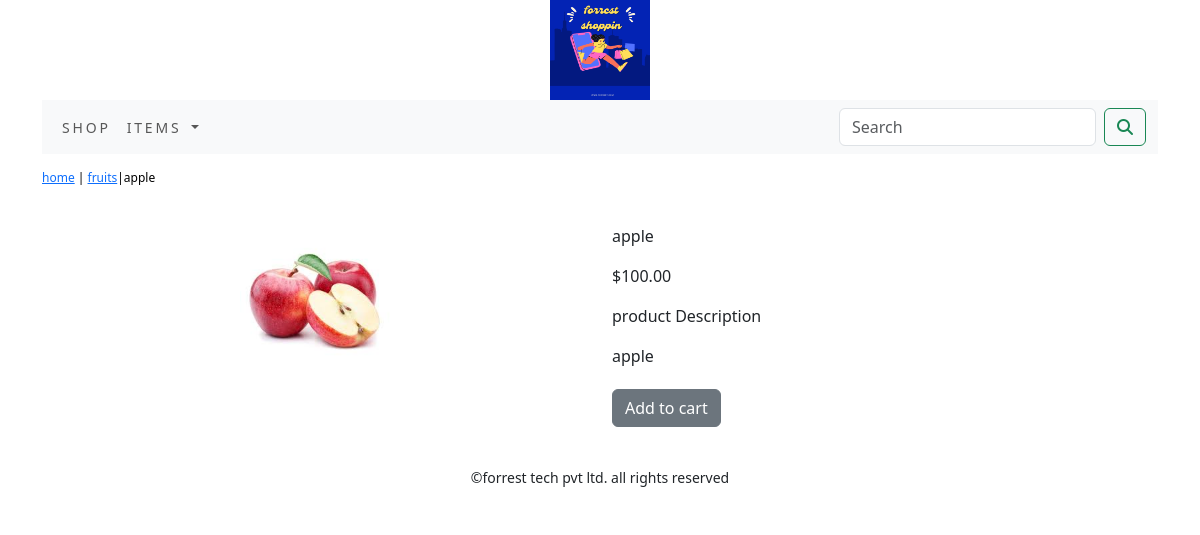
The page /shop/fruits/apple/ on the database its author committed.
### shop/models.py (models this page shows, shortened)
class Product(models.Model):
    objects = None
    name=models.CharField(max_length=250,unique=True)
    slug=models.SlugField(max_length=250,unique=True)
    description=models.TextField(blank=True)
    price=models.DecimalField(max_digits=10,decimal_places=2)
    category=models.ForeignKey(Category,on_delete=models.CASCADE)
    image=models.ImageField(upload_to='product',blank=True)
    stock=models.IntegerField(blank=True)
    available=models.BooleanField(default=True)
    created=models.DateTimeField(auto_now_add=True)
    updated=models.DateTimeField(auto_now=True)
    class Meta:
        ordering=('name',)
        verbose_name='product'
        verbose_name_plural='products'

class Category(models.Model):
    objects = None
    name=models.CharField(max_length=250,unique=True)
    slug=models.SlugField(max_length=250,unique=True)
    description=models.TextField(blank=True)
    image=models.ImageField(upload_to='primary',unique=True)
    class Meta:
        ordering=('name',)
        verbose_name='category'
        verbose_name_plural='categories'
    def get_url(self):
        return reverse('shop:product_by_category',args=[self.slug])
    def __str__(self):
        return '{}'.format(self.name)

### shop/views.py (the view)
# urls.py: path('<slug:c_slug>/<slug:product_slug>/',views.proDetail,name='prodCatdetail'),
def proDetail(request,c_slug,product_slug):
    try:
        product=Product.objects.get(category__slug=c_slug,slug=product_slug)
    except Exception as e:
        raise e
    return render(request,'product.html',{'product':product})

### cart/context_processors.py (called while the page is built)
def counter(request):
    item_count=0
    if 'admin' in request.path:
        return {}
    else:
        try:
            cart=Cart.objects.filter(cart_id=_cart_id(request))
            car_items=CartItem.objects.all().filter(cart=cart[:1])
            for cart_item in car_items:
                item_count += cart_item.quantity
        except Cart.DoesNotExist:
            item_count =0
    return dict(item_count=item_count)

### cart/views.py (called while the page is built)
def _cart_id(request):
    cart=request.session.session_key
    if not cart:
        cart=request.session.create()
    return cart

### shop/context_processors.py (called while the page is built)
def menu_links(request):
    links=Category.objects.all()
    return dict(links=links)

### templates/product.html (shortened to what this page needs)
{% extends 'base.html' %}
{% load static %}
{% block content %}
<div class="row my_prod_row_class">
        <div class="mx_auto">
                <P><a href="{% url 'shop:allProdCat' %}">home</a> | <a href="{{product.category.get_url}}">{{product.category}}</a>|{{product.name}}</P>
        </div>
    <div class="container">
<br>
<div class="row">
        <div class="col-12 col-sm-12 col-md-12 col-lg-6 text-center">
            <div style="mi-width:18rem">
                <img src="{{product.image.url}}" alt="{{product.name}}" width="150">
            </div>
        </div>
        <div class="col-12 col-sm-12 col-md-12 col-lg-6">
            <div>
            <h1 class="my_prod_title">{{product.name}}</h1>
            <p>${{product.price}}</p>
            <p class="my-title">product Description</p>
            <p class="text-justify my_prod_text">{{product.description}}</p>
            {% if product.stock <= 0 %}
            <p class="text-justify my_prod_text"><b>Out of stock</b></p>
            {% else %}
            <a  href="{% url 'cart:add_cart' product.id %} "  class="btn btn-secondary btn-block my_custom_button">Add to cart</a>
            {% endif %}
        </div>
    </div>
    </div>
</div>
    </div>
    {% endblock %}

### static/css/custom.css (style rules this page uses)
body { font-family: 'Roboto',sans-serif; }
.my_prod_row_class { padding-top:15px; padding-bottom:20px; }
.my_prod_row_class .mx_auto { color:#000; font-size:12px; text-decoration:none; }
.my_prod_title { font-size:16px; text_transform:uppercase: letter-spacing:.2em padding-top:15px; padding-bottom:10px; }
.my_prod_text { padding-right:20px; }
.my_custom_button { margin-top:5px; }

### rows shown on the page
Product: category "fruits", name "apple", image (picture), price "100.00", description "apple"
